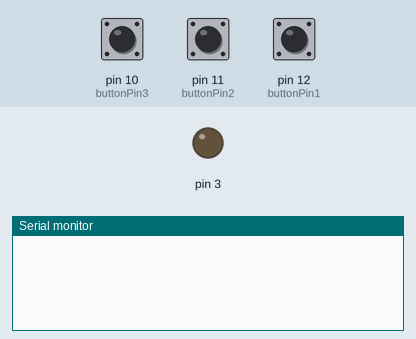
The sketch below on a simulated Arduino Uno, built with avr-gcc and run on an emulated ATmega328P. Shown: output pins drawn as LEDs (lit = HIGH), the last lines printed to the serial monitor. The test bench sets the inputs (shaded band); at power-on: pin 10 (buttonPin3) LOW, pin 11 (buttonPin2) LOW, pin 12 (buttonPin1) LOW.

Above: at 1.2 s.
1.3 s: pin 10 (buttonPin3) pulled HIGH for 0.15 s
At 2.2 s:
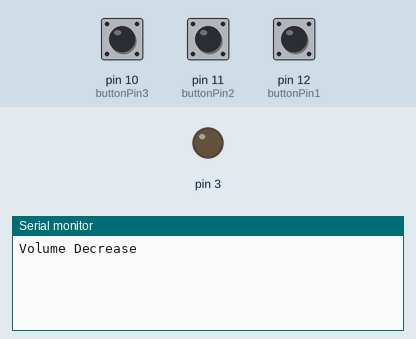
3.3 s: pin 11 (buttonPin2) pulled HIGH for 0.15 s
At 5.0 s:
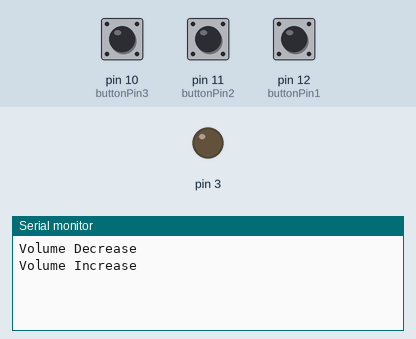
5.3 s: pin 12 (buttonPin1) pulled HIGH for 0.15 s
At 6.5 s:
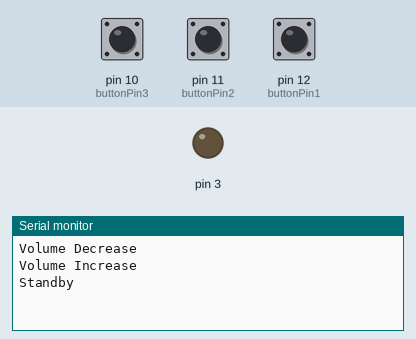

Measured:
- after the input at 1.3 s, the serial monitor: prints a new line after 0.57 s (image 1)
- after the input at 3.3 s, the serial monitor: prints a new line after 0.57 s (image 2)
- after the input at 5.3 s, the serial monitor: prints a new line after 0.57 s (image 3)

The sketch:

Remote_Control.ino
```cpp
#include <IRremote.h>
IRsend irsend;

const int buttonPin1 = 12;
const int buttonPin2 = 11;
const int buttonPin3 = 10;

int buttonState1 = 0;
int buttonState2 = 0;
int buttonState3 = 0;

void setup(){
  pinMode(buttonPin1, INPUT);
  pinMode(buttonPin2, INPUT);
  pinMode(buttonPin3, INPUT);

  Serial.begin(9600);
}

void loop() {
  buttonState1 = digitalRead(buttonPin1);
  buttonState2 = digitalRead(buttonPin2);
  buttonState3 = digitalRead(buttonPin3);

     if(buttonState1 == HIGH) {
      irsend.sendRC5(0x12, 8);
      delay(500);
      Serial.println("Standby");
    }
    else if (buttonState2 == HIGH) {
      irsend.sendRC5(0x16, 8);
      delay(500);
      Serial.println("Volume Increase");
    }
    else if (buttonState3 == HIGH) {
      irsend.sendRC5(0x17, 8);
      delay(500);
      Serial.println("Volume Decrease");
    }
    else {
      pinMode(3, OUTPUT);
      digitalWrite(3, LOW);
    }
}
```
